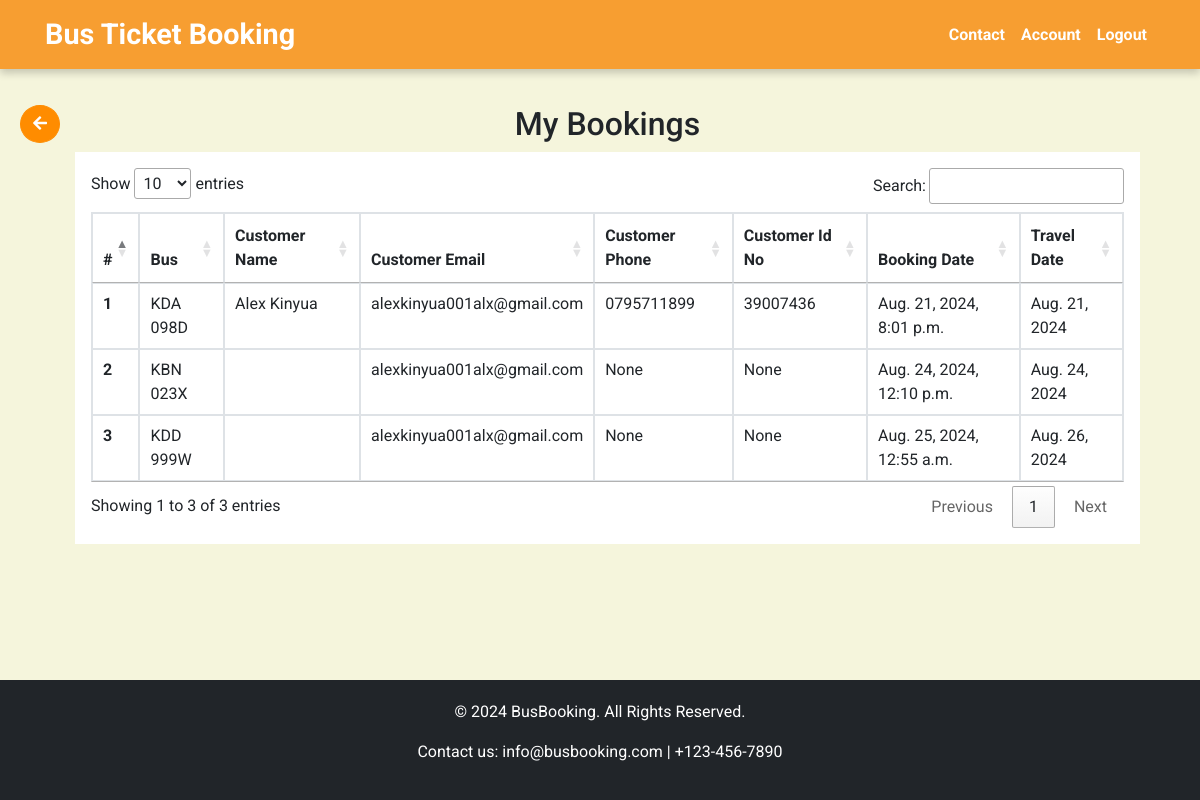
The page /user-bookings (signed in) on the database as committed earlier.
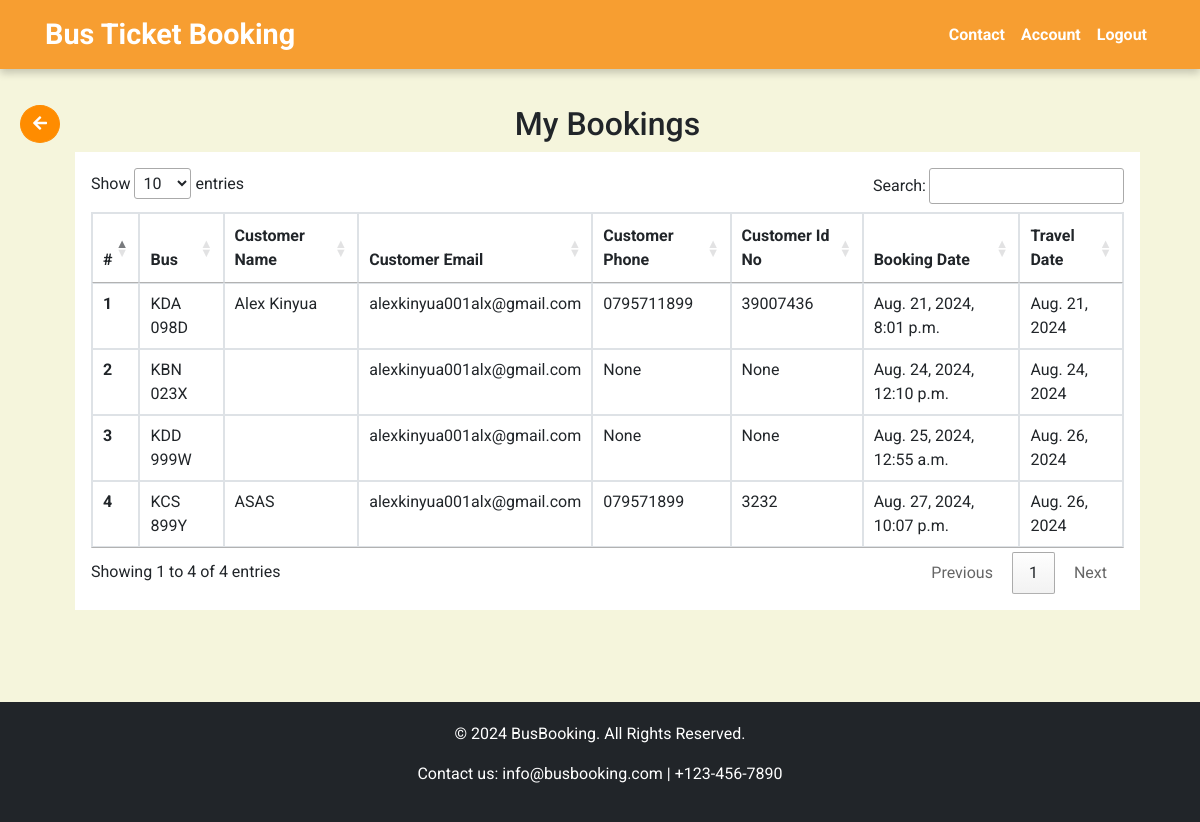
The same page on the database as committed later.
### busapp/models.py (models this page shows, shortened)
class Booking(models.Model):
    STATUS_CHOICES = [
        ('Pending', 'Pending'),
        ('Confirmed', 'Confirmed'),
        ('Cancelled', 'Cancelled'),
    ]
    bus = models.ForeignKey(Bus, on_delete=models.CASCADE)
    route = models.ForeignKey(Route, on_delete=models.CASCADE, default=True)
    customer_name = models.CharField(max_length=100, default="user")
    customer_email = models.EmailField(null=True)
    customer_phone = models.CharField(max_length=10, default=0)
    customer_id_number = models.CharField(max_length=20, default=1)
    booking_date = models.DateTimeField(auto_now_add=True)
    status = models.CharField(max_length=10, choices=STATUS_CHOICES, default='Pending')
    checkout_request_id = models.CharField(max_length=255, blank=True, null=True)

class Bus(models.Model):
    number_plate = models.CharField(max_length=50)
    available_seats = models.IntegerField()
    status = models.CharField(max_length=30, default="AVAILABLE")
    route = models.ForeignKey(Route, on_delete=models.CASCADE, related_name='buses', default=1)
    travel_date = models.DateField(default=timezone.now)
    def __str__(self):
        return self.number_plate

### busapp/views.py (the view)
# urls.py: path('user-bookings', views.user_bookings, name="user_bookings"),
@login_required
def user_bookings(request):
    bookings = Booking.objects.filter(customer_email=request.user.email)
    return render(request, "busapp/user/user_bookings.html", {'bookings': bookings})

### busapp/templates/busapp/user/user_bookings.html (shortened to what this page needs)
{% extends "busapp/base.html" %}
{% load static %}
{% block extra_css %}
<link rel="stylesheet" href="https://cdn.datatables.net/1.11.5/css/jquery.dataTables.min.css">
{% endblock %}
{% block content %}
{% if user.is_staff %}
    <a class="btn btn-primary rounded-circle mb-3 back-button" href="{% url 'admin_account' %}"><i class="fas fa-arrow-left"></i></a>
    {% else %}
    <a class="btn btn-primary rounded-circle mb-3 back-button" href="{% url 'user_account' %}"><i class="fas fa-arrow-left"></i></a>
    {% endif %}
<div class="container mb-5">
    <h2 class="text-center">My Bookings</h2>
    <div class="row">
        <div class="col-md-12">
            <div class="table-responsive bg-white p-3">
                <table class="table table-bordered table-sm table-hover" id="userbookings">
                    <thead>
                        <tr>
                            <th scope="col">#</th>
                            <th scope="col">Bus</th>
                            <th scope="col">Customer Name</th>
                            <th scope="col">Customer Email</th>
                            <th scope="col">Customer Phone</th>
                            <th scope="col">Customer Id No</th>
                            <th scope="col">Booking Date</th>
                            <th scope="col">Travel Date</th>
                        </tr>
                    </thead>
                    <tbody>
                        {% for booking in bookings %}
                        <tr>
                            <th scope="row">{{ forloop.counter }}</th>
                            <td>{{ booking.bus }}</td>
                            <td>{{ booking.customer_name }}</td>
                            <td>{{ booking.customer_email }}</td>
                            <td>{{ booking.customer_phone }}</td>
                            <td>{{ booking.customer_id_number }}</td>
                            <td>{{ booking.booking_date}}</td>
                            <td>{{ booking.bus.travel_date }}</td>
                        </tr>
                        {% endfor %}
                    </tbody>
                </table>
            </div>
        </div>
    </div>
</div>
{% endblock %}

Rows that differ between the two databases and show on the page:
added Booking: bus "KCS 899Y", customer_name "ASAS", customer_email "alexkinyua001alx@gmail.com", customer_phone "079571899", customer_id_number "3232", booking_date "Aug. 27, 2024, 10:07 p.m.", bus.travel_date "Aug. 26, 2024"
Other text that changed with them:
text written by a page script: "Show entries Search: Showing 1 to 3 of 3 entries Previous 1 Next" → "Show entries Search: Showing 1 to 4 of 4 entries Previous 1 Next"
